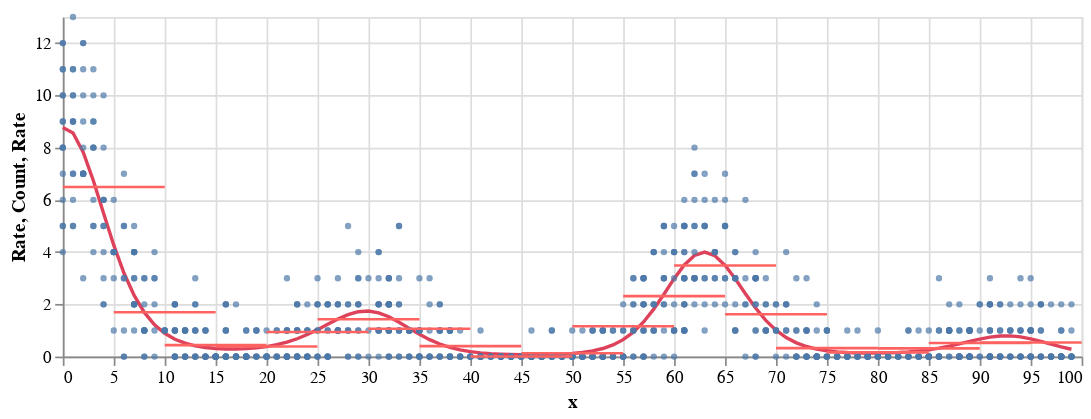

The notebook cell this image was saved under:
### Code cell
df_plot = df_data.copy()
df_plot.drop(columns=['range', 'y_agg', 'N'], inplace=True)
df_agg_plot = df_agg.drop(columns='range')

rate = (
	alt.Chart(df_plot).mark_line(color='#de425b').encode(
		x=alt.X('x', title='x'),
		y=alt.Y('rate', title='Rate'),
	)
)

count = alt.Chart(df_plot).mark_point(size=3).encode(
	x=alt.X('x', title='x'),
	y=alt.Y('y', title='Count'),
)

segment = alt.Chart(df_agg_plot).mark_rule(
  color='#ff6361',
  size=1.5
).encode(	
	x=alt.X('x_left', title='x'),  # Use same title and scale
	x2=alt.X2('x_right'),
	y=alt.Y('rate_agg', title='Rate'),
)

# Use resolve_scale to ensure all plots share the same x-axis
(rate + count + segment).resolve_scale(x='shared').properties(width=600, height=200)

### Figure 1 — Vega-Lite specification as saved in the notebook (floating-point values rounded to 4 significant figures; data arrays with more than 128 entries replaced by an {"elided": "..."} marker saying what was removed)
{"config": {"view": {"continuousWidth": 300, "continuousHeight": 300}}, "layer": [{"mark": {"type": "line", "color": "#de425b"}, "encoding": {"x": {"field": "x", "title": "x", "type": "quantitative"}, "y": {"field": "rate", "title": "Rate", "type": "quantitative"}}}, {"mark": {"type": "point", "size": 3}, "encoding": {"x": {"field": "x", "title": "x", "type": "quantitative"}, "y": {"field": "y", "title": "Count", "type": "quantitative"}}}, {"data": {"name": "data-6f6a03c30c1145aac540cecc5a86dc45"}, "mark": {"type": "rule", "color": "#ff6361", "size": 1.5}, "encoding": {"x": {"field": "x_left", "title": "x", "type": "quantitative"}, "x2": {"field": "x_right"}, "y": {"field": "rate_agg", "title": "Rate", "type": "quantitative"}}}], "data": {"name": "data-e53c30ff4125f81550e4da41710237aa"}, "height": 200, "resolve": {"scale": {"x": "shared"}}, "width": 600, "$schema": "https://vega.github.io/schema/vega-lite/v5.20.1.json", "datasets": {"data-e53c30ff4125f81550e4da41710237aa": {"elided": "1000 records"}, "data-6f6a03c30c1145aac540cecc5a86dc45": [{"rate_agg": 6.494, "x_left": 0.0, "x_right": 10.0}, {"rate_agg": 1.698, "x_left": 5.0, "x_right": 15.0}, {"rate_agg": 0.4386, "x_left": 10.0, "x_right": 20.0}, {"rate_agg": 0.3846, "x_left": 15.0, "x_right": 25.0}, {"rate_agg": 0.94, "x_left": 20.0, "x_right": 30.0}, {"rate_agg": 1.426, "x_left": 25.0, "x_right": 35.0}, {"rate_agg": 1.065, "x_left": 30.0, "x_right": 40.0}, {"rate_agg": 0.4, "x_left": 35.0, "x_right": 45.0}, {"rate_agg": 0.0, "x_left": 40.0, "x_right": 50.0}, {"rate_agg": 0.1273, "x_left": 45.0, "x_right": 55.0}, {"rate_agg": 1.161, "x_left": 50.0, "x_right": 60.0}, {"rate_agg": 2.315, "x_left": 55.0, "x_right": 65.0}, {"rate_agg": 3.49, "x_left": 60.0, "x_right": 70.0}, {"rate_agg": 1.617, "x_left": 65.0, "x_right": 75.0}, {"rate_agg": 0.3243, "x_left": 70.0, "x_right": 80.0}, {"rate_agg": 0.1613, "x_left": 75.0, "x_right": 85.0}, {"rate_agg": 0.3137, "x_left": 80.0, "x_right": 90.0}, {"rate_agg": 0.5161, "x_left": 85.0, "x_right": 95.0}, {"rate_agg": 0.5357, "x_left": 90.0, "x_right": 100.0}]}}
